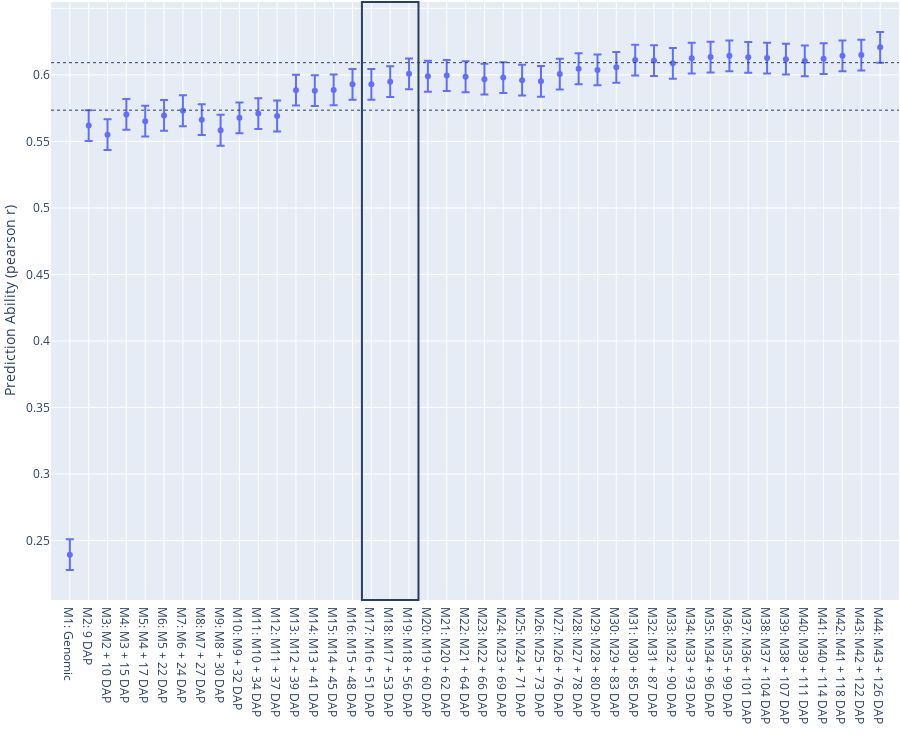

Write notebook code for a chart like this one.
### Code cell
#FIGURE 6
tukey_simultanious_fig(sim_CIs,
                       #save_html_path="../Figures/Fig6.html",
                       #save_svg_path="../Figures/Fig6_noMod.svg"
                      )

### Figure 1 — Plotly figure (JSON) as saved in the notebook; plotly's stock layout.template omitted (floating-point values rounded to 4 significant figures)
{"data": [{"error_y": {"array": [0.01156, 0.01156, 0.01156, 0.01156, 0.01156, 0.01156, 0.01156, 0.01156, 0.01156, 0.01156, 0.01156, 0.01156, 0.01156, 0.01156, 0.01156, 0.01156, 0.01156, 0.01156, 0.01156, 0.01156, 0.01156, 0.01156, 0.01156, 0.01156, 0.01156, 0.01156, 0.01156, 0.01156, 0.01156, 0.01156, 0.01156, 0.01156, 0.01156, 0.01156, 0.01156, 0.01156, 0.01156, 0.01156, 0.01156, 0.01156, 0.01156, 0.01156, 0.01156, 0.01156]}, "hovertemplate": "Label=%{x}<br>Mean=%{y}<extra></extra>", "legendgroup": "", "marker": {"color": "#636efa", "symbol": "circle"}, "mode": "markers", "name": "", "orientation": "v", "showlegend": false, "type": "scatter", "x": ["M1: Genomic", "M2: 9 DAP", "M3: M2 + 10 DAP", "M4: M3 + 15 DAP", "M5: M4 + 17 DAP", "M6: M5 + 22 DAP", "M7: M6 + 24 DAP", "M8: M7 + 27 DAP", "M9: M8 + 30 DAP", "M10: M9 + 32 DAP", "M11: M10 + 34 DAP", "M12: M11 + 37 DAP", "M13: M12 + 39 DAP", "M14: M13 + 41 DAP", "M15: M14 + 45 DAP", "M16: M15 + 48 DAP", "M17: M16 + 51 DAP", "M18: M17 + 53 DAP", "M19: M18 + 56 DAP", "M20: M19 + 60 DAP", "M21: M20 + 62 DAP", "M22: M21 + 64 DAP", "M23: M22 + 66 DAP", "M24: M23 + 69 DAP", "M25: M24 + 71 DAP", "M26: M25 + 73 DAP", "M27: M26 + 76 DAP", "M28: M27 + 78 DAP", "M29: M28 + 80 DAP", "M30: M29 + 83 DAP", "M31: M30 + 85 DAP", "M32: M31 + 87 DAP", "M33: M32 + 90 DAP", "M34: M33 + 93 DAP", "M35: M34 + 96 DAP", "M36: M35 + 99 DAP", "M37: M36 + 101 DAP", "M38: M37 + 104 DAP", "M39: M38 + 107 DAP", "M40: M39 + 111 DAP", "M41: M40 + 114 DAP", "M42: M41 + 118 DAP", "M43: M42 + 122 DAP", "M44: M43 + 126 DAP"], "xaxis": "x", "y": [0.2394, 0.5619, 0.555, 0.5703, 0.5652, 0.5696, 0.5731, 0.5664, 0.5584, 0.5678, 0.5709, 0.5691, 0.5885, 0.5882, 0.5887, 0.5929, 0.5929, 0.5949, 0.6008, 0.599, 0.5995, 0.5986, 0.5968, 0.598, 0.596, 0.5951, 0.6006, 0.6046, 0.6037, 0.6057, 0.6111, 0.6107, 0.6087, 0.6125, 0.6134, 0.6143, 0.6132, 0.6126, 0.6118, 0.6105, 0.6121, 0.6143, 0.6149, 0.6207], "yaxis": "y"}], "layout": {"autosize": false, "height": 750, "legend": {"tracegroupgap": 0}, "margin": {"b": 1, "l": 1, "r": 1, "t": 1}, "shapes": [{"line": {"dash": "dot", "width": 1}, "type": "line", "x0": 0, "x1": 1, "xref": "x domain", "y0": 0.6092, "y1": 0.6092, "yref": "y"}, {"line": {"dash": "dot", "width": 1}, "type": "line", "x0": 0, "x1": 1, "xref": "x domain", "y0": 0.5735, "y1": 0.5735, "yref": "y"}, {"type": "rect", "x0": 15.5, "x1": 18.5, "xref": "x", "y0": 0, "y1": 1, "yref": "y domain"}], "width": 900, "xaxis": {"anchor": "y", "domain": [0, 1], "range": [-1, 44], "title": {"text": ""}}, "yaxis": {"anchor": "x", "domain": [0, 1], "title": {"text": "Prediction Ability (pearson r)"}}}}
